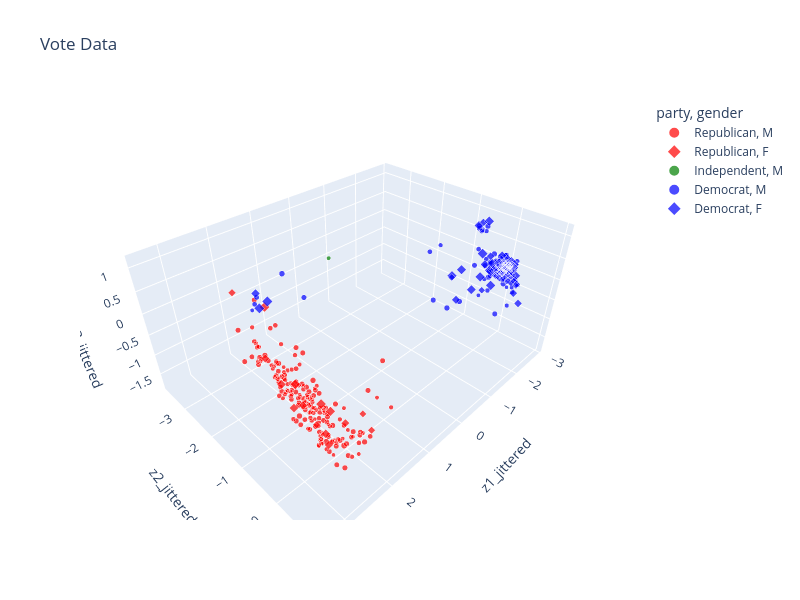

The notebook cell this image was saved under:
### Code cell
px.scatter_3d(
    vote_2d, x='z1_jittered', y='z2_jittered', z='z3_jittered', 
    color='party', symbol="gender", size='age',
    title='Vote Data', width=800, height=600, size_max=10,
    opacity = 0.7,
    color_discrete_map={'Democrat':'blue', 'Republican':'red', "Independent": "green"},
    hover_data=['first', 'last', 'state', 'party', 'gender', 'age']
        )

### Figure 1 — Plotly figure (JSON) as saved in the notebook; plotly's stock layout.template omitted (floating-point values rounded to 4 significant figures; data arrays with more than 128 entries replaced by an {"elided": "..."} marker saying what was removed)
{"data": [{"customdata": {"elided": "184x6 mixed values"}, "hovertemplate": "party=%{customdata[3]}<br>gender=%{customdata[4]}<br>z1_jittered=%{x}<br>z2_jittered=%{y}<br>z3_jittered=%{z}<br>age=%{customdata[5]}<br>first=%{customdata[0]}<br>last=%{customdata[1]}<br>state=%{customdata[2]}<extra></extra>", "legendgroup": "Republican, M", "marker": {"color": "red", "opacity": 0.7, "size": {"elided": "184 int values"}, "sizemode": "area", "sizeref": 0.91, "symbol": "circle"}, "mode": "markers", "name": "Republican, M", "scene": "scene", "showlegend": true, "type": "scatter3d", "x": {"elided": "184 float values"}, "y": {"elided": "184 float values"}, "z": {"elided": "184 float values"}}, {"customdata": [["Susan", "Brooks", "IN", "Republican", "F", 64], ["Liz", "Cheney", "WY", "Republican", "F", 58], ["Virginia", "Foxx", "NC", "Republican", "F", 81], ["Kay", "Granger", "TX", "Republican", "F", 81], ["Jenniffer", "González-Colón", "PR", "Republican", "F", 48], ["Vicky", "Hartzler", "MO", "Republican", "F", 64], ["Jaime", "Herrera Beutler", "WA", "Republican", "F", 46], ["Debbie", "Lesko", "AZ", "Republican", "F", 66], ["Cathy", "McMorris Rodgers", "WA", "Republican", "F", 55], ["Carol", "Miller", "WV", "Republican", "F", 74], ["Martha", "Roby", "AL", "Republican", "F", 48], ["Aumua", "Amata", "AS", "Republican", "F", 77], ["Elise", "Stefanik", "NY", "Republican", "F", 40], ["Ann", "Wagner", "MO", "Republican", "F", 62], ["Jackie", "Walorski", "IN", "Republican", "F", 61]], "hovertemplate": "party=%{customdata[3]}<br>gender=%{customdata[4]}<br>z1_jittered=%{x}<br>z2_jittered=%{y}<br>z3_jittered=%{z}<br>age=%{customdata[5]}<br>first=%{customdata[0]}<br>last=%{customdata[1]}<br>state=%{customdata[2]}<extra></extra>", "legendgroup": "Republican, F", "marker": {"color": "red", "opacity": 0.7, "size": [64, 58, 81, 81, 48, 64, 46, 66, 55, 74, 48, 77, 40, 62, 61], "sizemode": "area", "sizeref": 0.91, "symbol": "diamond"}, "mode": "markers", "name": "Republican, F", "scene": "scene", "showlegend": true, "type": "scatter3d", "x": [2.959, 2.909, 3.086, 2.955, 2.287, 3.251, 1.962, 3.264, 2.414, 2.747, 2.7, 1.246, 1.361, 3.036, 3.045], "y": [0.5991, -0.8521, 0.1454, 0.5318, -2.718, 0.2868, 0.5839, 0.06393, 0.4342, 0.4784, 0.06436, -3.352, -0.2182, 0.2126, 0.7651], "z": [-0.2403, 0.3007, 0.5367, 0.3262, 0.3843, 0.2829, -0.9741, 0.5981, -0.5664, -0.01684, -0.6739, -0.7684, -1.64, 0.1277, -0.2689]}, {"customdata": [["Justin", "Amash", "MI", "Independent", "M", 44]], "hovertemplate": "party=%{customdata[3]}<br>gender=%{customdata[4]}<br>z1_jittered=%{x}<br>z2_jittered=%{y}<br>z3_jittered=%{z}<br>age=%{customdata[5]}<br>first=%{customdata[0]}<br>last=%{customdata[1]}<br>state=%{customdata[2]}<extra></extra>", "legendgroup": "Independent, M", "marker": {"color": "green", "opacity": 0.7, "size": [44], "sizemode": "area", "sizeref": 0.91, "symbol": "circle"}, "mode": "markers", "name": "Independent, M", "scene": "scene", "showlegend": true, "type": "scatter3d", "x": [0.175], "y": [-2.395], "z": [0.4021]}, {"customdata": {"elided": "148x6 mixed values"}, "hovertemplate": "party=%{customdata[3]}<br>gender=%{customdata[4]}<br>z1_jittered=%{x}<br>z2_jittered=%{y}<br>z3_jittered=%{z}<br>age=%{customdata[5]}<br>first=%{customdata[0]}<br>last=%{customdata[1]}<br>state=%{customdata[2]}<extra></extra>", "legendgroup": "Democrat, M", "marker": {"color": "blue", "opacity": 0.7, "size": {"elided": "148 int values"}, "sizemode": "area", "sizeref": 0.91, "symbol": "circle"}, "mode": "markers", "name": "Democrat, M", "scene": "scene", "showlegend": true, "type": "scatter3d", "x": {"elided": "148 float values"}, "y": {"elided": "148 float values"}, "z": {"elided": "148 float values"}}, {"customdata": {"elided": "91x6 mixed values"}, "hovertemplate": "party=%{customdata[3]}<br>gender=%{customdata[4]}<br>z1_jittered=%{x}<br>z2_jittered=%{y}<br>z3_jittered=%{z}<br>age=%{customdata[5]}<br>first=%{customdata[0]}<br>last=%{customdata[1]}<br>state=%{customdata[2]}<extra></extra>", "legendgroup": "Democrat, F", "marker": {"color": "blue", "opacity": 0.7, "size": [78, 59, 71, 70, 74, 72, 63, 48, 62, 58, 60, 71, 61, 52, 67, 81, 80, 62, 71, 67, 44, 65, 82, 55, 72, 76, 36, 49, 43, 74, 64, 51, 48, 57, 37, 74, 89, 59, 78, 74, 68, 68, 77, 87, 78, 70, 58, 49, 78, 70, 73, 80, 49, 46, 53, 64, 87, 88, 35, 43, 84, 69, 58, 50, 50, 83, 59, 80, 55, 74, 59, 65, 83, 52, 48, 45, 41, 56, 74, 59, 48, 51, 40, 38, 71, 86, 58, 82, 79, 56, 67], "sizemode": "area", "sizeref": 0.91, "symbol": "diamond"}, "mode": "markers", "name": "Democrat, F", "scene": "scene", "showlegend": true, "type": "scatter3d", "x": [-2.455, -2.33, -2.561, -2.601, -1.91, -2.723, -2.57, -2.804, -2.534, -2.626, -2.718, -2.507, -2.525, -2.352, -2.647, -2.754, -2.582, -2.688, -2.419, -2.582, -2.799, -2.419, -2.627, -1.624, -2.748, -2.707, -2.334, -2.242, -2.027, -2.337, -2.545, -2.693, -2.235, -2.63, -2.175, -2.33, -2.759, -2.569, -2.722, -2.502, -2.007, -2.494, -2.189, -2.794, -2.744, -1.885, -2.728, -2.469, -2.424, -2.516, -2.481, -2.678, -2.59, -2.545, -2.646, -2.596, 1.052, -2.623, -2.572, -2.677, 1.328, -2.391, 1.225, -2.605, -2.539, -2.621, -2.422, -2.576, -2.624, -2.433, -2.466, -2.676, -2.52, -2.265, -2.225, -2.364, -2.592, -2.573, -2.74, -2.675, -2.486, -2.767, -2.275, -2.653, -2.545, -2.72, -2.39, -2.574, -2.783, -2.627, -2.536], "y": [-0.07877, 0.4201, -0.2298, 0.1315, -0.7469, 0.1059, 0.1894, 0.1856, 0.2399, 0.2206, 0.3189, 0.06874, 0.0703, 0.1402, 0.006876, 0.06279, -0.2077, 0.181, 0.04829, 0.1077, 0.06758, 0.0469, 0.1534, -0.3861, 0.2151, 0.08717, 0.339, -0.08654, -0.8265, 0.1165, 0.1504, 0.04893, 0.7143, 0.2625, -0.1272, -0.02055, 0.1335, 0.02677, -0.001019, 0.102, -0.2824, 0.3129, -0.2229, 0.07061, -0.1726, -0.5128, 0.1769, 0.1745, -0.128, 0.09188, 0.09702, 0.1606, -0.5775, 0.3732, 0.09162, 0.1223, -3.516, 0.1096, -0.04228, 0.2309, -3.435, -0.5498, -3.674, 0.03304, 0.3912, 0.04214, 0.007613, -0.03812, 0.1551, -0.3537, -0.3156, -0.02851, -0.02058, 0.5528, 0.4097, 0.5343, 0.08343, 0.2733, 0.03611, -0.05988, -0.01555, 0.1066, 0.5695, 0.1662, 0.1446, 0.06566, 0.1991, -0.4728, 0.1938, -0.1703, -0.009955], "z": [-0.02171, -0.0395, -0.1249, 0.06824, -0.2082, 0.05049, 0.03602, 0.05928, -0.01327, -0.02503, -0.09665, -0.07563, 0.1758, -0.06269, 0.1154, -0.03389, 0.03929, 0.07392, 0.03102, 0.1817, 0.009281, -0.07684, 0.006659, -0.5316, 0.1238, 0.1012, -0.03505, 0.4042, -0.3352, 0.3582, 0.08574, -0.005684, -0.3834, 0.1463, -0.4178, -0.3165, 0.1475, -0.09692, -0.01143, -0.003549, -0.3988, 0.01174, -0.1296, 0.06603, -0.2051, 0.05475, 0.09525, -0.1128, -0.05589, 0.06425, 0.006961, 0.1278, 0.8832, -0.07737, 0.2566, 0.1296, -0.7927, 0.1336, 0.0418, 0.02512, -0.7975, 0.8886, -0.5732, 0.06336, -0.1279, 0.08663, -0.08722, 0.1278, -0.1056, 1.038, 0.02603, -0.03788, 0.1541, -0.2195, 0.1135, -0.05667, -0.06069, 0.04831, 0.1405, 0.2607, -0.02228, 0.05058, -0.03001, 0.1022, 0.127, -0.1839, -0.06168, 0.186, 0.03047, -0.08866, 0.1132]}], "layout": {"height": 600, "legend": {"itemsizing": "constant", "title": {"text": "party, gender"}, "tracegroupgap": 0}, "scene": {"domain": {"x": [0, 1], "y": [0, 1]}, "xaxis": {"title": {"text": "z1_jittered"}}, "yaxis": {"title": {"text": "z2_jittered"}}, "zaxis": {"title": {"text": "z3_jittered"}}}, "title": {"text": "Vote Data"}, "width": 800}}
